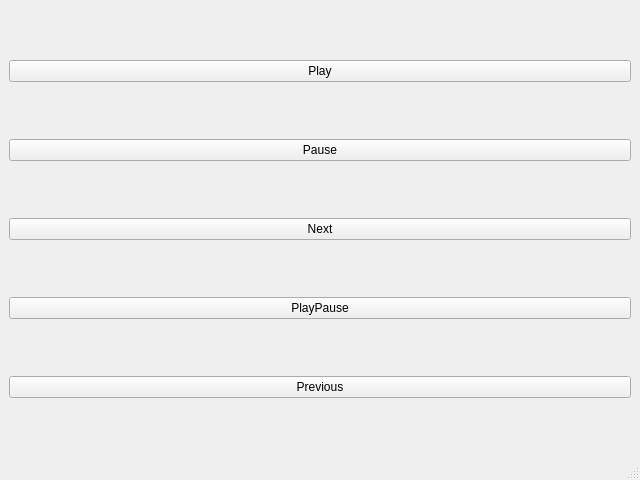
<?xml version="1.0" encoding="UTF-8"?>
<ui version="4.0">
 <class>MainWindow</class>
 <widget class="QMainWindow" name="MainWindow">
  <property name="geometry">
   <rect>
    <x>0</x>
    <y>0</y>
    <width>640</width>
    <height>480</height>
   </rect>
  </property>
  <property name="windowTitle">
   <string>MainWindow</string>
  </property>
  <widget class="QWidget" name="centralwidget">
   <layout class="QGridLayout" name="gridLayout">
    <item row="2" column="0">
     <widget class="QPushButton" name="nextBtn">
      <property name="text">
       <string>Next</string>
      </property>
     </widget>
    </item>
    <item row="1" column="0">
     <widget class="QPushButton" name="pauseBtn">
      <property name="text">
       <string>Pause</string>
      </property>
     </widget>
    </item>
    <item row="4" column="0">
     <widget class="QPushButton" name="previousBtn">
      <property name="text">
       <string>Previous</string>
      </property>
     </widget>
    </item>
    <item row="3" column="0">
     <widget class="QPushButton" name="playPauseBtn">
      <property name="text">
       <string>PlayPause</string>
      </property>
     </widget>
    </item>
    <item row="0" column="0">
     <widget class="QPushButton" name="playBtn">
      <property name="text">
       <string>Play</string>
      </property>
     </widget>
    </item>
   </layout>
  </widget>
  <widget class="QMenuBar" name="menubar">
   <property name="geometry">
    <rect>
     <x>0</x>
     <y>0</y>
     <width>640</width>
     <height>21</height>
    </rect>
   </property>
  </widget>
  <widget class="QStatusBar" name="statusbar"/>
 </widget>
 <resources/>
 <connections/>
</ui>
